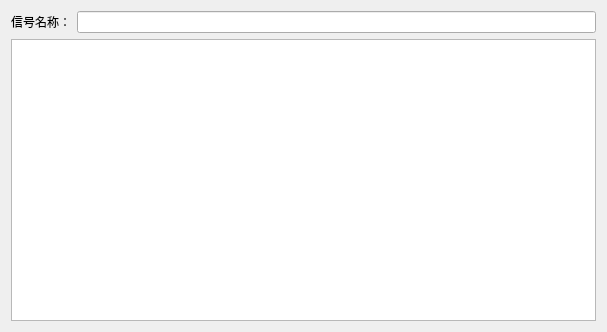
<?xml version="1.0" encoding="UTF-8"?>
<ui version="4.0">
 <class>dlg_fcda_filter</class>
 <widget class="QWidget" name="dlg_fcda_filter">
  <property name="geometry">
   <rect>
    <x>0</x>
    <y>0</y>
    <width>607</width>
    <height>332</height>
   </rect>
  </property>
  <property name="windowTitle">
   <string>MMS服务端信号查找</string>
  </property>
  <layout class="QGridLayout" name="gridLayout">
   <item row="0" column="0">
    <layout class="QVBoxLayout" name="verticalLayout">
     <item>
      <layout class="QHBoxLayout" name="horizontalLayout">
       <item>
        <widget class="QLabel" name="label">
         <property name="text">
          <string>信号名称：</string>
         </property>
        </widget>
       </item>
       <item>
        <widget class="QLineEdit" name="edtName"/>
       </item>
      </layout>
     </item>
     <item>
      <widget class="QTableWidget" name="twResult">
       <property name="editTriggers">
        <set>QAbstractItemView::NoEditTriggers</set>
       </property>
      </widget>
     </item>
    </layout>
   </item>
  </layout>
 </widget>
 <layoutdefault spacing="6" margin="11"/>
 <resources/>
 <connections/>
</ui>
